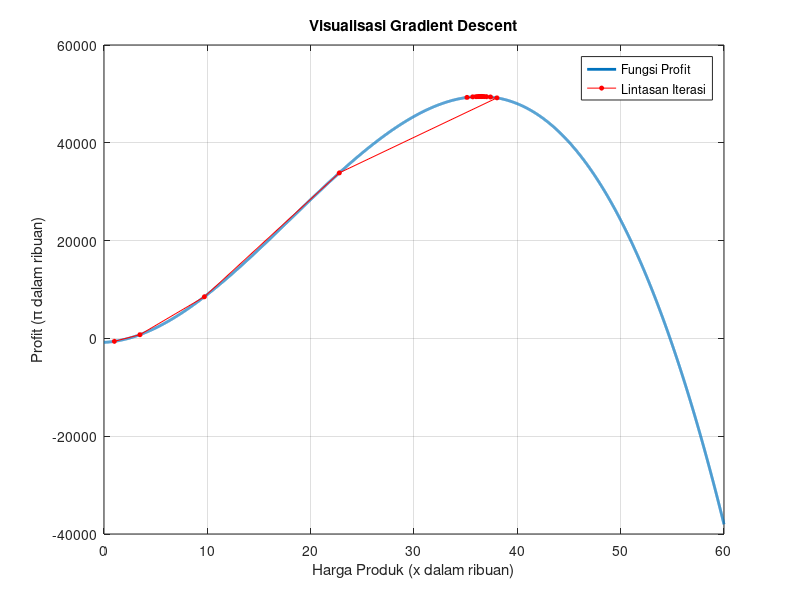

This figure's MATLAB source:
% ===================================================== 
%  UTS Matematika Sains Data — Semester Genap 2025/2026 
%  Soal Nomor 6 — Optimasi Profit Tim Pricing
%  --------------------------------------------------- 
%  Nama  : Muhammad Arkan Ryanto
%  NIM   : 2510514017
%  Parameter: N=17, a=1, b=7, K=9, theta0=65, alpha=0.008 
%  Tanggal: 27 April 2026
% ===================================================== 
  
clc; clear; close all; 
  
N = 17;       
a = 1;         
b = 7;         
K = 9;         
alpha_lr = 0.008;
x0 = 1;       

fprintf('===============================\n');
fprintf('Jawaban soal 6.1: Analitik\n');

% Model Profit: pi(x) = -(a+1)x^3 + (b+5)Kx^2 + 100x - (K^2 * 10)
% Substitusi: pi(x) = -2x^3 + 108x^2 + 100x - 810
f_profit = @(x) -(a+1)*x.^3 + (b+5)*K*x.^2 + 100*x - (K^2 * 10);
% Turunan: pi'(x) = -6x^2 + 216x + 100
f_gradien = @(x) -3*(a+1)*x.^2 + 2*(b+5)*K*x + 100;

% Menghitung akar turunan dengan rumus ABC
A = -3*(a+1); 
B = 2*(b+5)*K; 
C = 100;
D = sqrt(B^2 - 4*A*C);
x_star = (-B - D) / (2*A);

fprintf('Model: pi(x) = -2x^3 + 108x^2 + 100x - 810\n');
fprintf('Titik Optimal x* : %.6f\n', x_star);
fprintf('Profit Maksimum  : %.6f\n\n', f_profit(x_star));


% ; Jawaban Bagian 6.2 
fprintf('===============================\n');
fprintf('Jawaban soal 6.2: Numerik\n');

fprintf('k \t x_k \t\t pi(x_k) \t pi''(x_k) \t x_{k+1}\n');
fprintf('------------------------------------------------------------\n');

iterasi = 500;
x_hist = zeros(iterasi+1, 1);
x_hist(1) = x0;
x_curr = x0;

for k = 1:iterasi
    grad = f_gradien(x_curr);
    prof = f_profit(x_curr);
    x_next = x_curr + alpha_lr * grad;
    
    if k <= 5
        fprintf('%d \t %.6f \t %.6f \t %.6f \t %.6f\n', k-1, x_curr, prof, grad, x_next);
    end
    
    x_curr = x_next;
    x_hist(k+1) = x_curr;
end

fprintf('------------------------------------------------------------\n');
fprintf('Hasil Numerik x setelah %d iterasi: %.6f\n\n', iterasi, x_curr);

figure; 
fplot(f_profit, [0 60], 'LineWidth', 2); hold on;
plot(x_hist(1:100), f_profit(x_hist(1:100)), 'ro-', 'MarkerSize', 3, 'MarkerFaceColor', 'r');
grid on;
title('Visualisasi Gradient Descent');
xlabel('Harga Produk (x dalam ribuan)');
ylabel('Profit (\pi dalam ribuan)');
legend('Fungsi Profit', 'Lintasan Iterasi');
% Simpan gambar
saveas(gcf, 'Grafik_Optimasi_Default.png');
fprintf('\nGrafik berhasil disimpan: Grafik_Optimasi_6_17.png\n');

% Jawaban Bagian 6.3
fprintf('===============================\n');
fprintf('Jawaban soal 6.3\n');

harga_rp = x_star * 1000;
profit_rp = f_profit(x_star) * 1000;
biaya_rp = (K * 10) * 1000;
margin_rp = harga_rp - biaya_rp;

fprintf('Harga Jual Optimal : Rp %.2f\n', harga_rp);
fprintf('Total Profit Maks  : Rp %.2f\n', profit_rp);
fprintf('Biaya per Unit     : Rp %.2f\n', biaya_rp);
fprintf('Margin per Unit    : Rp %.2f\n', margin_rp);
fprintf('===============================\n');
